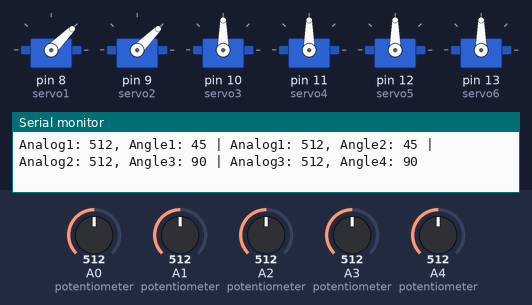
This sketch was run on a simulated Arduino Uno, built with avr-gcc and run on an emulated ATmega328P. On the bench: 6 × servo, the last lines printed to the serial monitor. Inputs (shaded band) come from the test bench; at power-on: A1 (potentiometer) = 512, A2 (potentiometer) = 512, A0 (potentiometer) = 512, A3 (potentiometer) = 512, A4 (potentiometer) = 512.

Above: at 1.2 s.
1.3 s: A1 (potentiometer) set to 561
At 2.2 s:
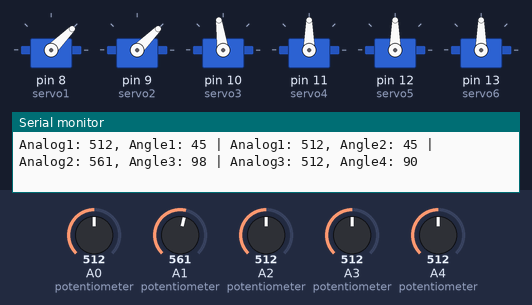
4.3 s: A1 (potentiometer) set to 577
At 4.9 s:
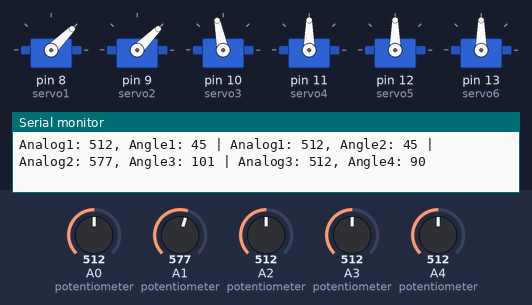
5.8 s: A2 (potentiometer) set to 562
At 7.0 s:
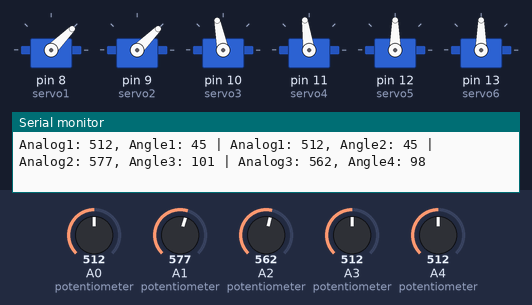
8.8 s: A2 (potentiometer) set to 576
At 9.3 s:
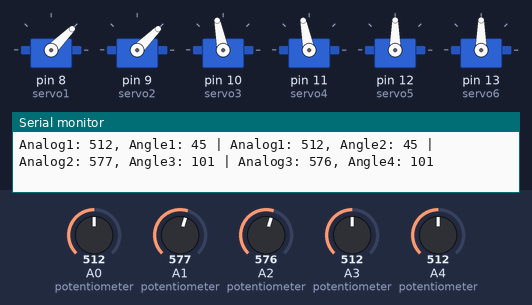
10.3 s: A0 (potentiometer) set to 905
At 11.5 s:
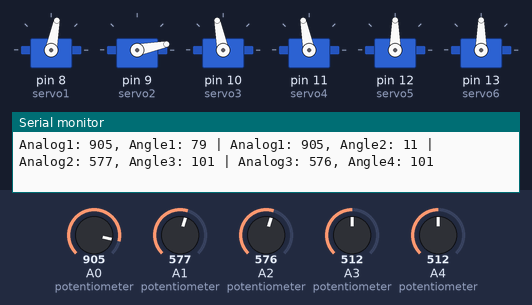
11.8 s: A0 (potentiometer) set to 931
At 13.0 s:
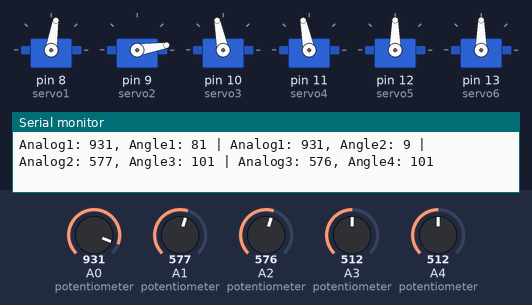
Timing chart, 0 to 14.3 s (numbered marks = the images above; inputs shaded):
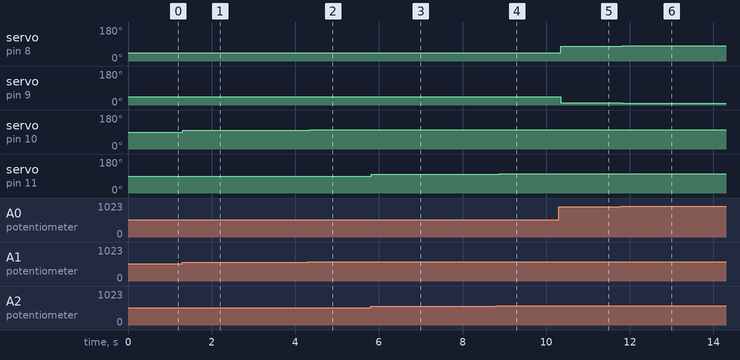

Measured:
- after the input at 1.3 s, servo on pin 10 (servo3): 90° → 98° at once
- after the input at 4.3 s, servo on pin 10 (servo3): 98° → 101° after 0.05 s
- after the input at 5.8 s, servo on pin 11 (servo4): 90° → 98° at once
- after the input at 8.8 s, servo on pin 11 (servo4): 98° → 101° after 0.08 s
- after the input at 10.3 s, servo on pin 8 (servo1): 45° → 79° after 0.05 s; servo on pin 9 (servo2): 45° → 11° after 0.05 s
- after the input at 11.8 s, servo on pin 8 (servo1): 79° → 81° at once; servo on pin 9 (servo2): 11° → 9° at once

The sketch:

Robitic_arm_6DOF.ino
```cpp
#include <Servo.h>

Servo servo1, servo2, servo3, servo4, servo5, servo6;  // Create servo objects


void setup() {
  Serial.begin(9600);  // Initialize serial communication

  servo1.attach(8);  // Attach first servo to pin 8
  servo2.attach(9); // Attach second servo to pin 9
  servo3.attach(10); // Attach third servo to pin 10
  servo4.attach(11); // Attach fourth servo to pin 11
  servo5.attach(12); // Attach fifth servo to pin 12
  servo6.attach(13); // Attach sixth servo to pin 13
}

void loop() {
  int analogValue1 = analogRead(A0);  // Read first potentiometer value
  int analogValue2 = analogRead(A1);  // Read second potentiometer value
  int analogValue3 = analogRead(A2);  // Read third potentiometer value
  int analogValue4 = analogRead(A3);  // Read fourth potentiometer value
  int analogValue5 = analogRead(A4);  // Read fifth potentiometer value

  int angle1 = map(analogValue1, 0, 1023, 0, 90); // Scale to 0-90 degrees
  int angle2 = map(analogValue1, 0, 1023, 90, 0); // Scale to 90-0 degrees
  int angle3 = map(analogValue2, 0, 1023, 0, 180); // Scale to 0-180 degrees
  int angle4 = map(analogValue3, 0, 1023, 0, 180); // Scale to 0-180 degrees
  int angle5 = map(analogValue4, 0, 1023, 0, 180); // Scale to 0-180 degrees
  int angle6 = map(analogValue5, 0, 1023, 0, 180); // Scale to 0-180 degrees

  servo1.write(angle1); // Move first servo
  servo2.write(angle2); // Move second servo
  servo3.write(angle3); // Move third servo
  servo4.write(angle4); // Move fourth servo
  servo5.write(angle5); // Move fifth servo
  servo6.write(angle6); // Move sixth servo


  Serial.print("Analog1: "); Serial.print(analogValue1);
  Serial.print(", Angle1: "); Serial.print(angle1);
  Serial.print(" | Analog1: "); Serial.print(analogValue1);
  Serial.print(", Angle2: "); Serial.print(angle2);
  Serial.print(" | Analog2: "); Serial.print(analogValue2);
  Serial.print(", Angle3: "); Serial.print(angle3);
  Serial.print(" | Analog3: "); Serial.print(analogValue3);
  Serial.print(", Angle4: "); Serial.println(angle4);

  delay(100);
}
```
